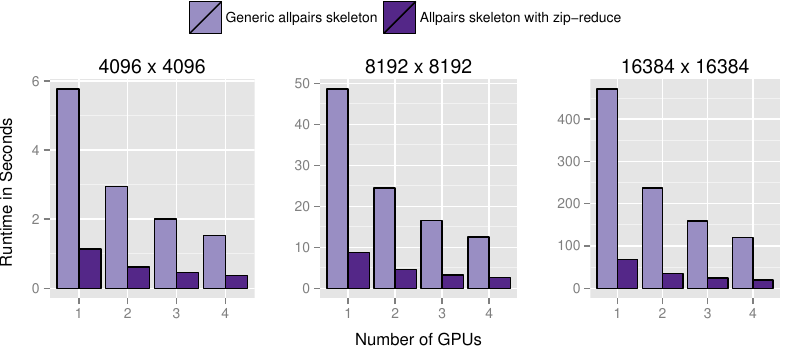

Reproduce this figure in R.
library(ggplot2)
library(gridExtra)

my_levels <- c("Generic allpairs skeleton   ", "Allpairs skeleton with zip-reduce   ")

colors <- scale_fill_manual(values=c("#998ec3", "#542788"))

data4 <- read.table("mat_mult_devices.txt", header=TRUE, sep=",")
data4$Size <- factor(data4$Size, levels = c("4096 x 4096"))
data4$Devices <- factor(data4$Devices, levels = c("1", "2", "3", "4"))
data4$Program <- factor(data4$Program, levels = my_levels)

plot4 <- ggplot(na.omit(data4), aes(x=Devices, y=Time, fill=Program))
plot4 <- plot4 + labs(title="4096 x 4096")
plot4 <- plot4 + geom_bar(position="dodge", color="black", stat = "identity")
plot4 <- plot4 + colors
plot4 <- plot4 + xlab("") + theme(axis.title.y = element_blank())
plot4 <- plot4 + theme(legend.title=element_blank(), legend.background=element_blank(), legend.position="bottom")

tmp <- ggplot_gtable(ggplot_build(plot4))
leg <- which(sapply(tmp$grobs, function(x) x$name) == "guide-box")
legend <- tmp$grobs[[leg]]

plot4 <- plot4 + theme(legend.title=element_blank(), legend.background=element_blank(), legend.position="none")



data8 <- read.table("mat_mult_devices.txt", header=TRUE, sep=",")
data8$Size <- factor(data8$Size, levels = c("8192 x 8192"))
data8$Devices <- factor(data8$Devices, levels = c("1", "2", "3", "4"))
data8$Program <- factor(data8$Program, levels = my_levels)

plot8 <- ggplot(na.omit(data8), aes(x=Devices, y=Time, fill=Program))
plot8 <- plot8 + labs(title="8192 x 8192")
plot8 <- plot8 + geom_bar(position="dodge", color="black", stat = "identity")
plot8 <- plot8 + colors
plot8 <- plot8 + theme(legend.title=element_blank(), legend.background=element_blank(), legend.position="none")
plot8 <- plot8 + xlab("Number of GPUs") + theme(axis.title.y = element_blank())
plot8 <- plot8 + theme(axis.title.x = element_text(vjust = -0.5))


data16 <- read.table("mat_mult_devices.txt", header=TRUE, sep=",")
data16$Size <- factor(data16$Size, levels = c("16384 x 16384"))
data16$Devices <- factor(data16$Devices, levels = c("1", "2", "3", "4"))
data16$Program <- factor(data16$Program, levels = my_levels)

plot16 <- ggplot(na.omit(data16), aes(x=Devices, y=Time, fill=Program))
plot16 <- plot16 + labs(title="16384 x 16384")
plot16 <- plot16 + geom_bar(position="dodge", color="black", stat = "identity")
plot16 <- plot16 + colors
plot16 <- plot16 + theme(legend.title=element_blank(), legend.background=element_blank(), legend.position="none")
plot16 <- plot16 + xlab("") + theme(axis.title.y = element_blank())



postscript("mat_mult_devices.ps", horizontal=FALSE, width=8, height=3.5)
plot <- grid.arrange(legend,
                     arrangeGrob(plot4, plot8, plot16, left="Runtime in Seconds", nrow=1),
										 heights=c(0.1,0.9),
									   ncol=1)
dev.off()

pdf("mat_mult_devices.pdf", width=8, height=3.5)
plot <- grid.arrange(legend,
                     arrangeGrob(plot4, plot8, plot16, left="Runtime in Seconds", nrow=1),
										 heights=c(0.1,0.9),
									   ncol=1)
dev.off()
